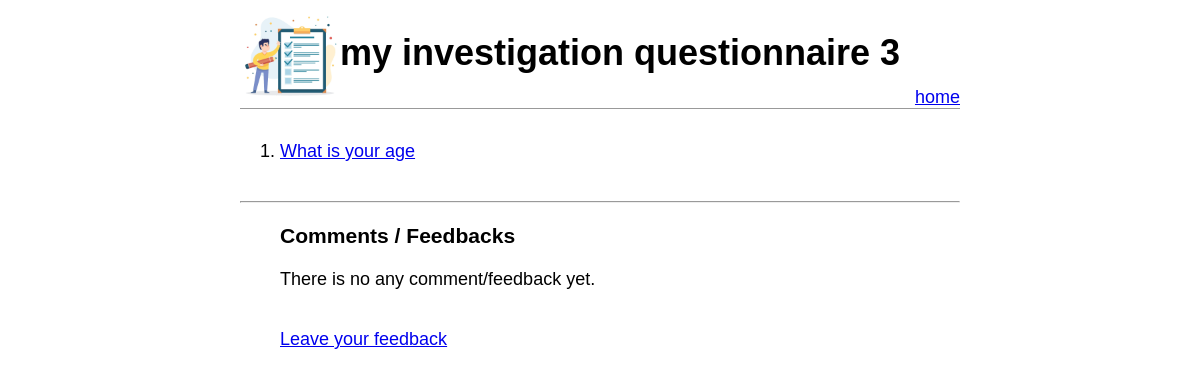
Before: / with the older database file.
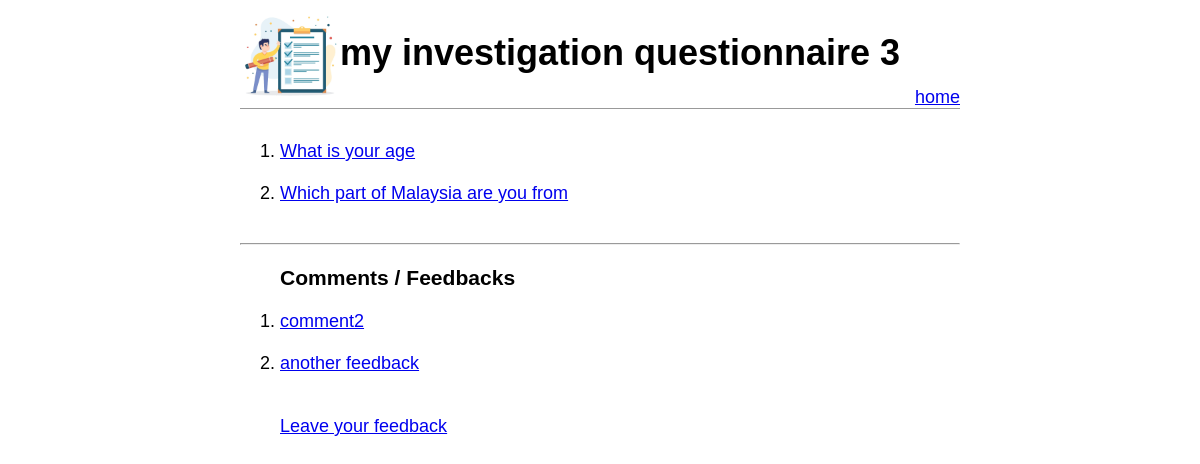
After: the same page with the newer database file.
### QuestionApp/models.py (models this page shows, shortened)
class Question(models.Model):
    question_text = models.CharField(max_length=200)
    pub_date = models.DateTimeField('date published')

class Comment(models.Model):
    user_name = models.CharField(max_length=50)
    comment_title = models.CharField(max_length=200)
    comment_content = models.TextField()
    comment_date = models.DateTimeField('date&time')

### QuestionApp/views.py (the view)
# urls.py: path('', HomepageView.as_view(), name='home'),
class HomepageView(ListView):
    model = Question
    template_name = 'QuestionApp/home.html'
    def get_context_data(self, **kwargs):
        context = super().get_context_data(**kwargs)
        context['comment_list'] = Comment.objects.all()
        return context

### QuestionApp/templates/QuestionApp/home.html
{% extends 'QuestionApp/base.html' %}
{% load static %}
{% block logo %}
    <img class="img1" src="{% static 'QuestionApp/img/1.jpg' %}">
{% endblock %}
{% block header_content%}
    <h1>
        my investigation questionnaire 3
    </h1>
{% endblock%}
{% block content %}
<ol>
    {% if question_list %}
        {% for q in question_list %}
            <li><a href="{% url 'question_detail' q.pk %}">{{ q.question_text}}</a></li><br>
        {% endfor %}
    {% else %}
        <p>There is no question published yet.</p>
    {% endif %}
</ol>
<hr>
<ol>
    <h3>Comments / Feedbacks</h3>
    {% if comment_list %}
        {% for c in comment_list %}
            <li><a href="{% url 'comment_detail' c.pk %}">{{ c.comment_title}}</a></li><br>
        {% endfor %}
    {% else %}
        <p>There is no any comment/feedback yet.</p>
    {% endif %}
    <br>
    <a href="{% url 'comment_add' %}">Leave your feedback</a>
</ol>
{% endblock %}

### QuestionApp/templates/QuestionApp/base.html (shortened to what this page needs)
{% load static %}
<!DOCTYPE html>
<html>
    <head>
        <link href="{% static 'QuestionApp/css/style.css' %}" type="text/css" rel="stylesheet">
    </head>
    <body>
        <header>
            <div>
                {% block logo %}
                {% endblock %}
            </div>
            <div class="nav-left">
                {% block header_content %}
                {% endblock %}
            </div>
            <div class="nav-right">
                <a href="{% url 'home' %}">home</a>
            </div>
        </header>
        <article>
            {% block content %}
            {% endblock %}
        </article>
    </body>
</html>

### QuestionApp/static/QuestionApp/css/style.css (style rules this page uses)
body { font-family: 'Source Sans Pro', sans-serif; font-size: 18px; margin-left: 20%; margin-right: 20%; }
header { border-bottom: 1px solid #999; margin-bottom: 2rem; display: flex; }
.nav-left { margin-right: auto; }
.nav-right { display: flex; align-items: flex-end; }
.img1 { width: 100px; height: auto; float: left; }

Changed rows visible on the page:
added Question: question_text "Which part of Malaysia are you from"
added Comment: comment_title "comment2"
added Comment: comment_title "another feedback"
Other visible differences:
text no longer shown: "There is no any comment/feedback yet."
